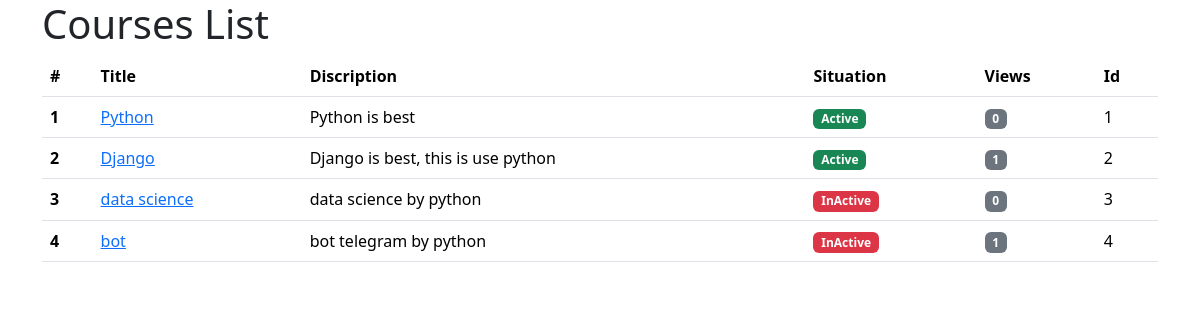
Page /course/list on the earlier database version.
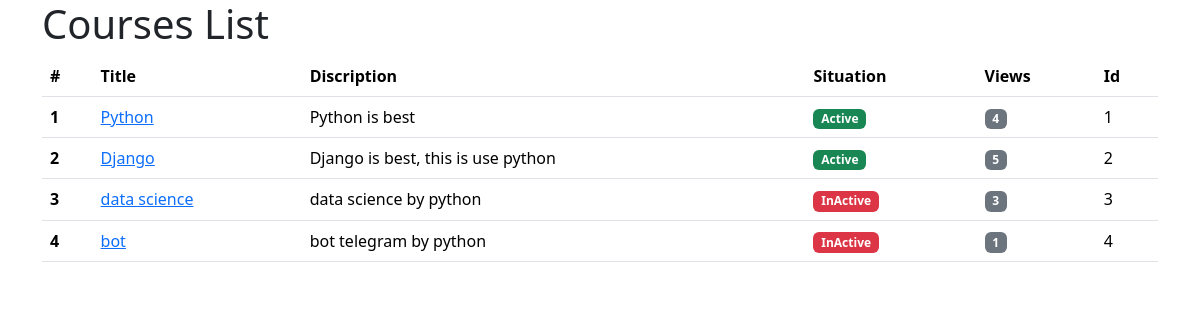
Same page on the later database version.
### courses_app/models.py (models this page shows, shortened)
class Course(models.Model):
    title = models.CharField(max_length=50)
    discription = models.TextField()
    situation = models.BooleanField(default=True)
    views = models.IntegerField(default=0)

### courses_app/views.py (the view)
# urls.py: path('list', views.course_list),
def course_list(request):
    courses = Course.objects.all()
    return render(request, "courses_app/courses_list.html", context={"courses": courses})

### courses_app/templates/courses_app/courses_list.html (shortened to what this page needs)
<!DOCTYPE html>
<html Lang="en">
<head>
    <link href="https://cdn.jsdelivr.net/npm/bootstrap@5.3.7/dist/css/bootstrap.min.css" rel="stylesheet">
</head>
<body>
    <div class="container">
        <h1>Courses List</h1>
        <table class="table">
            <thead>
                <tr>
                    <th scope="col">#</th>
                    <th scope="col">Title</th>
                    <th scope="col">Discription</th>
                    <th scope="col">Situation</th>
                    <th scope="col">Views</th>
                    <th scope="col">Id</th>
                </tr>
            </thead>
            <tbody>
                {% for course in courses %}
                <tr>
                    <th scope="row">{{ forloop.counter }}</th>
                    <td><a href="/course/detail/{{ course.id }}">{{ course.title }}</td></a>
                    <td>{{ course.discription }}</td>
                    {% if course.situation %}
                        <td>
                            <span class="badge bg-success">Active</span>
                        </td>
                    {% else %}
                        <td>
                            <span class="badge bg-danger">InActive</span>
                        </td>
                    {% endif %}
                    <td>
                    {% if course.views >= 1000 %}
                        <span class="badge bg-success">{{ course.views }}</span>
                    {% else %}
                        <span class="badge bg-secondary">{{ course.views }}</span>
                    {% endif %}
                    </td>
                    <td>{{ course.id }}</td>
                </tr>
                {% endfor %}
            </tbody>
        </table>
    </div>
</body>
</html>

Differences in the rows shown:
changed Course "Python": views "0" → "4"
changed Course "Django": views "1" → "5"
changed Course "data science": views "0" → "3"
